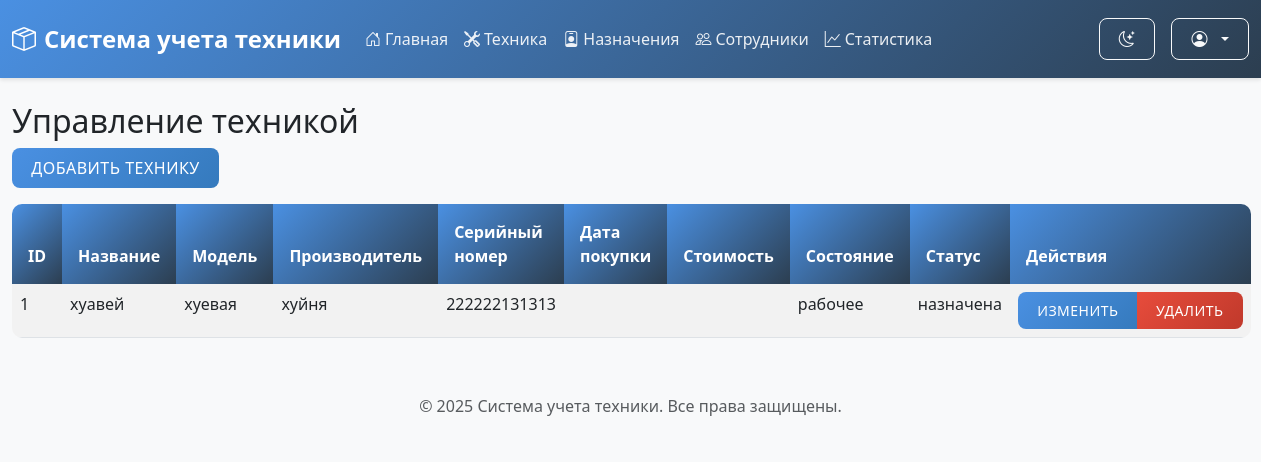
Page /equipment_management on the committed database.
### tables this page shows
CREATE TABLE техника (
            id INTEGER PRIMARY KEY AUTOINCREMENT,
            название TEXT NOT NULL,
            модель TEXT,
            производитель TEXT,
            серийный_номер TEXT UNIQUE,
            дата_приобретения DATE,
            гарантийный_срок DATE,
            состояние TEXT DEFAULT 'рабочее',
            статус TEXT DEFAULT 'свободна',
            текущий_владелец_id INTEGER,
            дата_последнего_назначения DATE,
            дата_следующего_обслуживания DATE,
            FOREIGN KEY (текущий_владелец_id) REFERENCES сотрудники (id)
        );

### routes/equipment_routes.py (the view)
@equipment_bp.route('/equipment_management')
def equipment_management():
    conn = get_db_connection()
    техника = conn.execute('SELECT * FROM техника').fetchall()
    conn.close()
    return render_template('equipment_management.html', техника=техника)

### models.py (called while the page is built)
def get_db_connection():
    conn = sqlite3.connect(Config.DATABASE_PATH)
    conn.row_factory = sqlite3.Row
    return conn

### templates/equipment_management.html (shortened to what this page needs)
{% extends "base.html" %}
{% block content %}
    <h2>Управление техникой</h2>
    <button class="btn btn-primary mb-3" data-bs-toggle="modal" data-bs-target="#addEquipmentModal">
        Добавить технику
    </button>
    <table class="table table-striped" id="equipmentTable">
        <thead>
            <tr>
                <th>ID</th>
                <th>Название</th>
                <th>Модель</th>
                <th>Производитель</th>
                <th>Серийный номер</th>
                <th>Дата покупки</th>
                <th>Стоимость</th>
                <th>Состояние</th>
                <th>Статус</th>
                <th>Действия</th>
            </tr>
        </thead>
        <tbody>
            {% for устройство in техника %}
                <tr>
                    <td>{{ устройство.id }}</td>
                    <td>{{ устройство.название }}</td>
                    <td>{{ устройство.модель }}</td>
                    <td>{{ устройство.производитель }}</td>
                    <td>{{ устройство.серийный_номер }}</td>
                    <td>{{ устройство.дата_покупки }}</td>
                    <td>{{ устройство.стоимость }}</td>
                    <td>{{ устройство.состояние }}</td>
                    <td>{{ устройство.статус }}</td>
                    <td>
                        <div class="btn-group" role="group">
                            <button class="btn btn-sm btn-primary" data-bs-toggle="modal" data-bs-target="#editEquipmentModal"
                                    onclick="loadEquipmentData(
                                        {{ устройство.id }},
                                        '{{ устройство.название }}',
                                        '{{ устройство.модель }}',
                                        '{{ устройство.производитель }}',
                                        '{{ устройство.серийный_номер }}',
                                        '{{ устройство.дата_покупки }}',
                                        '{{ устройство.стоимость }}',
                                        '{{ устройство.состояние }}'
                                    )">
                                Изменить
                            </button>
                            <button class="btn btn-sm btn-danger" onclick="deleteEquipment({{ устройство.id }})">
                                Удалить
                            </button>
                        </div>
                    </td>
                </tr>
            {% endfor %}
        </tbody>
    </table>
{% endblock %}

### static/css/style.css (style rules this page uses)
:root { --primary-color: #4a90e2; --secondary-color: #2c3e50; --success-color: #2ecc71; --warning-color: #f1c40f; --danger-color: #e74c3c; --light-color: #ecf0f1; --dark-color: #34495e; --transition-speed: 0.3s; --background-color: #ffffff; --text-color: #333333; --card-bg: #ffffff; --border-color: #e0e0e0; }
body { background-color: #f8f9fa; font-family: 'Segoe UI', Tahoma, Geneva, Verdana, sans-serif; }
.btn { border-radius: 8px; padding: 0.5rem 1.2rem; transition: all var(--transition-speed); font-weight: 500; text-transform: uppercase; letter-spacing: 0.5px; }
.btn-primary { background: linear-gradient(135deg, var(--primary-color), #357abd); border: none; }
.btn-danger { background: linear-gradient(135deg, var(--danger-color), #c0392b); border: none; }
.table { border-radius: 10px; overflow: hidden; }
.table thead th { background: linear-gradient(135deg, var(--primary-color), var(--secondary-color)); color: white; border: none; padding: 1rem; }
.table tbody tr { transition: background-color var(--transition-speed); }

### rows in the picture
техника: id "1", название "хуавей", модель "хуевая", производитель "хуйня", серийный_номер "222222131313", состояние "рабочее", статус "назначена"
